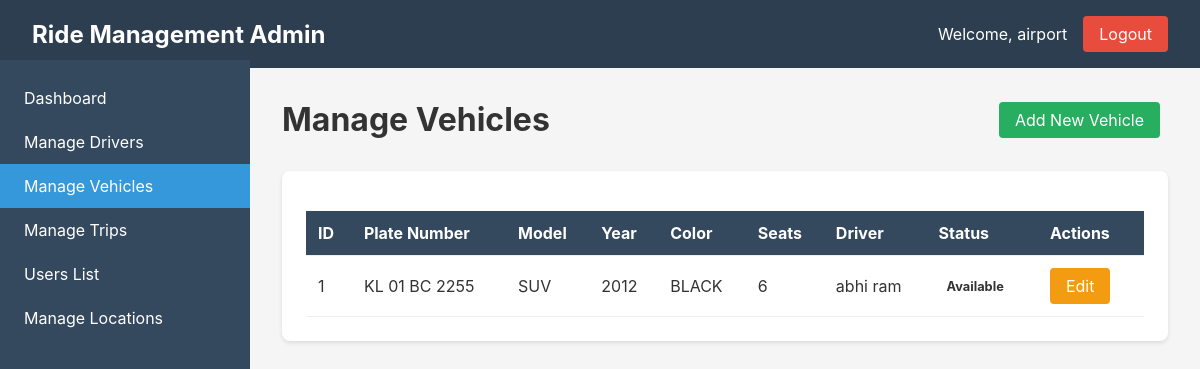
/vehicles/ (signed in), run on the app's committed database.
### ride_management/models.py (models this page shows, shortened)
class CustomUser(AbstractUser):
    USER_TYPE_CHOICES = (
        ('admin', 'Admin'),
        ('user', 'User'),
        ('driver', 'Driver'),
    )
    user_type = models.CharField(max_length=10, choices=USER_TYPE_CHOICES, default='user')
    phone = models.CharField(max_length=15, blank=True)
    class Meta:
        db_table = 'users'

class Vehicle(models.Model):
    plate_number = models.CharField(max_length=20, unique=True)
    model = models.CharField(max_length=50)
    year = models.IntegerField()
    color = models.CharField(max_length=30)
    seats = models.IntegerField()
    driver = models.ForeignKey(Driver, on_delete=models.SET_NULL, null=True, blank=True)
    status = models.CharField(max_length=20, choices=[
        ('available', 'Available'),
        ('in_use', 'In Use'),
        ('maintenance', 'Maintenance')
    ], default='available')
    created_at = models.DateTimeField(auto_now_add=True)

class Driver(models.Model):
    user = models.OneToOneField(CustomUser, on_delete=models.CASCADE)
    license_number = models.CharField(max_length=50)
    license_expiry = models.DateField()
    status = models.CharField(max_length=20, choices=[
        ('active', 'Active'),
        ('inactive', 'Inactive'),
        ('on_trip', 'On Trip')
    ], default='inactive')
    created_at = models.DateTimeField(auto_now_add=True)

### ride_management/views.py (the view)
# urls.py: path('vehicles/', views.vehicles_list, name='vehicles_list'),
@login_required
def vehicles_list(request):
    if request.user.user_type != 'admin':
        return redirect('login')
    vehicles = Vehicle.objects.all()
    return render(request, 'admin/vehicles.html', {'vehicles': vehicles})

### ride_management/templates/admin/vehicles.html
{% extends 'base.html' %}
{% block content %}
<div style="display: flex; justify-content: space-between; align-items: center; margin-bottom: 2rem;">
    <h1>Manage Vehicles</h1>
    <a href="{% url 'add_vehicle' %}" class="btn btn-success">Add New Vehicle</a>
</div>
<div class="card">
    <table class="table">
        <thead>
            <tr>
                <th>ID</th>
                <th>Plate Number</th>
                <th>Model</th>
                <th>Year</th>
                <th>Color</th>
                <th>Seats</th>
                <th>Driver</th>
                <th>Status</th>
                <th>Actions</th>
            </tr>
        </thead>
        <tbody>
            {% for vehicle in vehicles %}
            <tr>
                <td>{{ vehicle.id }}</td>
                <td>{{ vehicle.plate_number }}</td>
                <td>{{ vehicle.model }}</td>
                <td>{{ vehicle.year }}</td>
                <td>{{ vehicle.color }}</td>
                <td>{{ vehicle.seats }}</td>
                <td>
                    {% if vehicle.driver %}
                        {{ vehicle.driver.user.first_name }} {{ vehicle.driver.user.last_name }}
                    {% else %}
                        No driver assigned
                    {% endif %}
                </td>
                <td>
                    <span class="status-badge status-{{ vehicle.status }}">
                        {{ vehicle.get_status_display }}
                    </span>
                </td>
                <td>
                    <a href="{% url 'edit_vehicle' vehicle.id %}" class="btn btn-warning">Edit</a>
                </td>
            </tr>
            {% empty %}
            <tr>
                <td colspan="9" style="text-align: center;">No vehicles found</td>
            </tr>
            {% endfor %}
        </tbody>
    </table>
</div>
{% endblock %}

### ride_management/templates/base.html (shortened to what this page needs)
<!DOCTYPE html>
<html lang="en">
<head>
</head>
<body>
    <nav class="navbar">
        <h1>Ride Management Admin</h1>
        <div class="navbar-right">
            <span>Welcome, {{ user.username }}</span>
            <a href="{% url 'logout' %}" class="logout-btn">Logout</a>
        </div>
    </nav>
    <div class="sidebar">
        <a href="{% url 'dashboard' %}" {% if request.resolver_match.url_name == 'dashboard' %}class="active"{% endif %}>Dashboard</a>
        <a href="{% url 'drivers_list' %}" {% if 'drivers' in request.resolver_match.url_name %}class="active"{% endif %}>Manage Drivers</a>
        <a href="{% url 'vehicles_list' %}" {% if 'vehicles' in request.resolver_match.url_name %}class="active"{% endif %}>Manage Vehicles</a>
        <a href="{% url 'trips_list' %}" {% if 'trips' in request.resolver_match.url_name %}class="active"{% endif %}>Manage Trips</a>
        <a href="{% url 'users_list' %}" {% if 'users' in request.resolver_match.url_name %}class="active"{% endif %}>Users List</a>
        <a href="{% url 'locations_list' %}" {% if 'locations' in request.resolver_match.url_name %}class="active"{% endif %}>Manage Locations</a>
    </div>
    <main class="main-content">
        {% block content %}
        {% endblock %}
    </main>
</body>
</html>

### ride_management/templates/base.html (style rules this page uses)
* { margin: 0; padding: 0; box-sizing: border-box; }
body { font-family: -apple-system, BlinkMacSystemFont, 'Segoe UI', Roboto, Oxygen, Ubuntu, sans-serif; background-color: #f5f5f5; color: #333; }
.navbar { background-color: #2c3e50; color: white; padding: 1rem 2rem; display: flex; justify-content: space-between; align-items: center; }
.navbar h1 { font-size: 1.5rem; }
.navbar-right { display: flex; align-items: center; gap: 1rem; }
.logout-btn { background-color: #e74c3c; color: white; border: none; padding: 0.5rem 1rem; border-radius: 4px; cursor: pointer; text-decoration: none; }
.sidebar { width: 250px; height: calc(100vh - 60px); background-color: #34495e; position: fixed; left: 0; top: 60px; padding: 1rem 0; }
.sidebar a { display: block; color: white; text-decoration: none; padding: 0.75rem 1.5rem; transition: background-color 0.3s; }
.sidebar a.active { background-color: #3498db; }
.main-content { margin-left: 250px; padding: 2rem; min-height: calc(100vh - 60px); }
.card { background-color: white; border-radius: 8px; box-shadow: 0 2px 4px rgba(0,0,0,0.1); padding: 1.5rem; margin-bottom: 1.5rem; }
.btn { background-color: #3498db; color: white; border: none; padding: 0.5rem 1rem; border-radius: 4px; cursor: pointer; text-decoration: none; display: inline-block; margin-right: 0.5rem; }
.btn-success { background-color: #27ae60; }
.btn-warning { background-color: #f39c12; }
.table { width: 100%; border-collapse: collapse; margin-top: 1rem; }
.table th, .table td { padding: 0.75rem; text-align: left; border-bottom: 1px solid #ecf0f1; }
.table th { background-color: #34495e; color: white; }
.status-badge { display: inline-block; padding: 0.25rem 0.5rem; border-radius: 4px; font-size: 0.8rem; font-weight: bold; }

### data on the page
CustomUser: username "airport"
Vehicle: id "1", plate_number "KL 01 BC 2255", model "SUV", year "2012", color "BLACK", seats "6", driver.user.first_name "abhi", driver.user.last_name "ram", status "Available"
